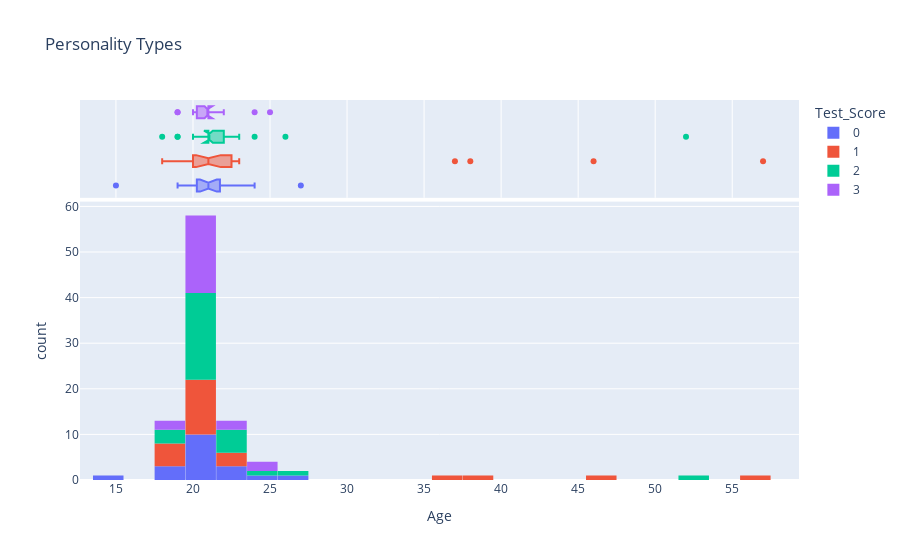

The code cell stored with this chart in its notebook:
### Code cell
fig = px.histogram(data,
                x = "Age",
                nbins = 30,
                marginal = "box",
                color = "Test_Score",
                title='Personality Types')

fig.update_layout(bargap=0.01)
fig.show()

### Figure 1 — Plotly figure (JSON) as saved in the notebook; plotly's stock layout.template omitted (floating-point values rounded to 4 significant figures)
{"data": [{"alignmentgroup": "True", "bingroup": "x", "hovertemplate": "Test_Score=0<br>Age=%{x}<br>count=%{y}<extra></extra>", "legendgroup": "0", "marker": {"color": "#636efa", "pattern": {"shape": ""}}, "name": "0", "nbinsx": 30, "offsetgroup": "0", "orientation": "v", "showlegend": true, "type": "histogram", "x": [21, 23, 19, 21, 21, 15, 24, 21, 19, 27, 19, 23, 20, 22, 21, 21, 21, 21, 21], "xaxis": "x", "yaxis": "y"}, {"alignmentgroup": "True", "hovertemplate": "Test_Score=0<br>Age=%{x}<extra></extra>", "legendgroup": "0", "marker": {"color": "#636efa"}, "name": "0", "notched": true, "offsetgroup": "0", "showlegend": false, "type": "box", "x": [21, 23, 19, 21, 21, 15, 24, 21, 19, 27, 19, 23, 20, 22, 21, 21, 21, 21, 21], "xaxis": "x2", "yaxis": "y2"}, {"alignmentgroup": "True", "bingroup": "x", "hovertemplate": "Test_Score=1<br>Age=%{x}<br>count=%{y}<extra></extra>", "legendgroup": "1", "marker": {"color": "#EF553B", "pattern": {"shape": ""}}, "name": "1", "nbinsx": 30, "offsetgroup": "1", "orientation": "v", "showlegend": true, "type": "histogram", "x": [21, 20, 19, 21, 21, 20, 22, 21, 37, 46, 21, 38, 21, 19, 57, 18, 23, 21, 23, 21, 19, 21, 21, 18], "xaxis": "x", "yaxis": "y"}, {"alignmentgroup": "True", "hovertemplate": "Test_Score=1<br>Age=%{x}<extra></extra>", "legendgroup": "1", "marker": {"color": "#EF553B"}, "name": "1", "notched": true, "offsetgroup": "1", "showlegend": false, "type": "box", "x": [21, 20, 19, 21, 21, 20, 22, 21, 37, 46, 21, 38, 21, 19, 57, 18, 23, 21, 23, 21, 19, 21, 21, 18], "xaxis": "x2", "yaxis": "y2"}, {"alignmentgroup": "True", "bingroup": "x", "hovertemplate": "Test_Score=2<br>Age=%{x}<br>count=%{y}<extra></extra>", "legendgroup": "2", "marker": {"color": "#00cc96", "pattern": {"shape": ""}}, "name": "2", "nbinsx": 30, "offsetgroup": "2", "orientation": "v", "showlegend": true, "type": "histogram", "x": [20, 19, 21, 19, 22, 22, 21, 21, 18, 52, 21, 21, 22, 21, 24, 21, 20, 26, 21, 21, 22, 21, 21, 21, 21, 20, 21, 21, 23, 21], "xaxis": "x", "yaxis": "y"}, {"alignmentgroup": "True", "hovertemplate": "Test_Score=2<br>Age=%{x}<extra></extra>", "legendgroup": "2", "marker": {"color": "#00cc96"}, "name": "2", "notched": true, "offsetgroup": "2", "showlegend": false, "type": "box", "x": [20, 19, 21, 19, 22, 22, 21, 21, 18, 52, 21, 21, 22, 21, 24, 21, 20, 26, 21, 21, 22, 21, 21, 21, 21, 20, 21, 21, 23, 21], "xaxis": "x2", "yaxis": "y2"}, {"alignmentgroup": "True", "bingroup": "x", "hovertemplate": "Test_Score=3<br>Age=%{x}<br>count=%{y}<extra></extra>", "legendgroup": "3", "marker": {"color": "#ab63fa", "pattern": {"shape": ""}}, "name": "3", "nbinsx": 30, "offsetgroup": "3", "orientation": "v", "showlegend": true, "type": "histogram", "x": [20, 21, 22, 20, 20, 21, 20, 21, 19, 22, 21, 21, 21, 25, 21, 21, 19, 21, 21, 24, 21, 21, 21], "xaxis": "x", "yaxis": "y"}, {"alignmentgroup": "True", "hovertemplate": "Test_Score=3<br>Age=%{x}<extra></extra>", "legendgroup": "3", "marker": {"color": "#ab63fa"}, "name": "3", "notched": true, "offsetgroup": "3", "showlegend": false, "type": "box", "x": [20, 21, 22, 20, 20, 21, 20, 21, 19, 22, 21, 21, 21, 25, 21, 21, 19, 21, 21, 24, 21, 21, 21], "xaxis": "x2", "yaxis": "y2"}], "layout": {"bargap": 0.01, "barmode": "relative", "legend": {"title": {"text": "Test_Score"}, "tracegroupgap": 0}, "title": {"text": "Personality Types"}, "xaxis": {"anchor": "y", "domain": [0, 1], "title": {"text": "Age"}}, "xaxis2": {"anchor": "y2", "domain": [0, 1], "matches": "x", "showgrid": true, "showticklabels": false}, "yaxis": {"anchor": "x", "domain": [0, 0.7326], "title": {"text": "count"}}, "yaxis2": {"anchor": "x2", "domain": [0.7426, 1], "matches": "y2", "showgrid": false, "showline": false, "showticklabels": false, "ticks": ""}}}
